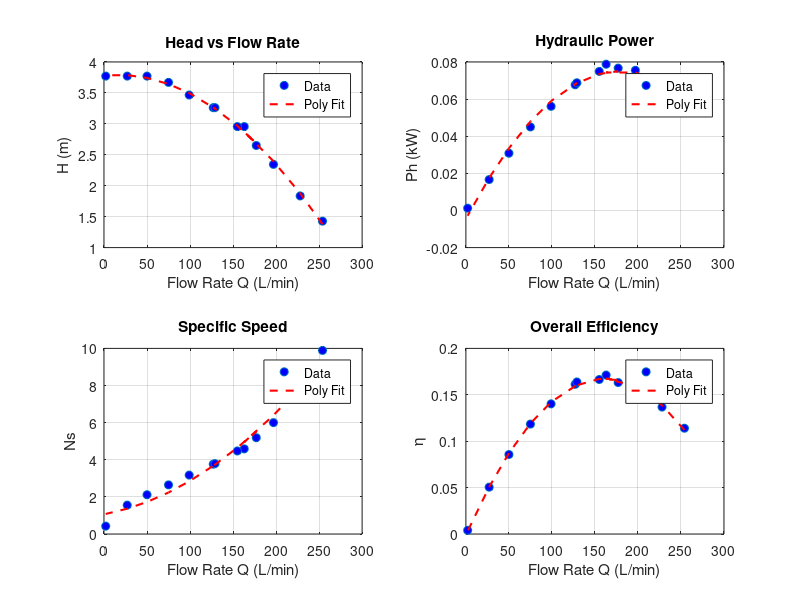

MATLAB code for this plot:
Q = [254 228 197 163 177 155 127 129 99 75 50 27 2];
T = [2.1 2.0 1.9 1.7 1.8 1.7 1.5 1.5 1.4 1.2 1.1 1.0 0.9];
Ps = [-0.08 -0.07 -0.05 -0.04 -0.05 -0.04 -0.03 -0.03 -0.02 -0.02 -0.02 -0.01 -0.01];
Pd = [0.06 0.11 0.18 0.25 0.21 0.25 0.29 0.29 0.32 0.34 0.35 0.36 0.36];
Pm = [0.52 0.50 0.48 0.46 0.47 0.45 0.42 0.42 0.40 0.38 0.36 0.33 0.31];

rho = 1000;
g = 9.81;
n = 1100;

Qm3s = Q / 1000 / 60;
dP = (Pd - Ps) * 1e5;
H = dP ./ (rho * g);
Ph = (rho * g .* Qm3s .* H) / 1000;
eta = Ph ./ Pm;
Ns = (n .* sqrt(Qm3s)) ./ ((g .* H).^(3/4));

titles = {'Head vs Flow Rate','Hydraulic Power','Specific Speed','Overall Efficiency'};
ylabs  = {'H (m)', 'Ph (kW)', 'Ns', '\eta'};
vars = {H, Ph, Ns, eta};

figure('Name','Pump Performance Analysis','NumberTitle','off');
for i = 1:4
    subplot(2,2,i)
    y = vars{i};
    plot(Q, y, 'o', 'MarkerFaceColor', 'b'), hold on
    p = polyfit(Q, y, 2);
    y_fit = polyval(p, Q);
    plot(Q, y_fit, '--r', 'LineWidth', 1.5)
    xlabel('Flow Rate Q (L/min)'), ylabel(ylabs{i}), title(titles{i})
    legend('Data','Poly Fit')
    grid on
end

